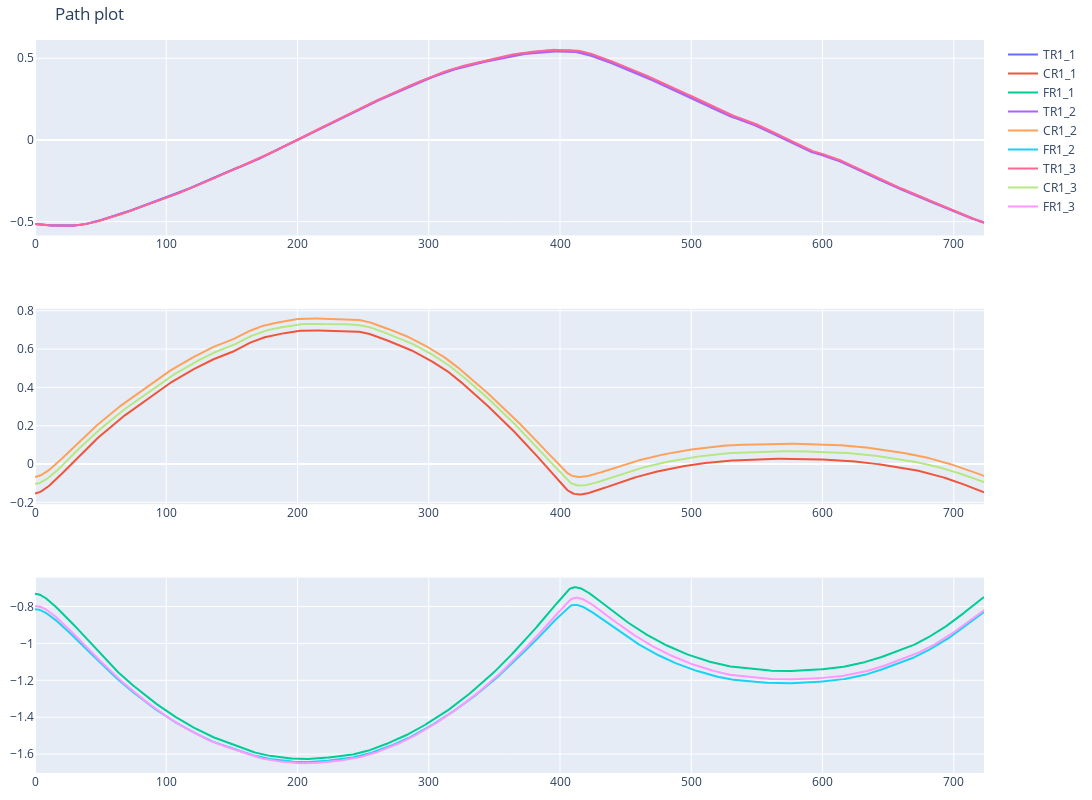

The notebook cell saved with this chart:
### Code cell
fig = go.Figure()
fig = make_subplots(rows=3, cols=1, shared_xaxes=False)
fig.update_layout(height=800, width=1100, title="Path plot")
fig.update_layout(margin=dict(l=10, r=10, t=40, b=10))  # Reduce margins

fig.add_trace(go.Scatter( y=leg_1_df_1['TR1'], mode='lines', name=f'TR1_1'), row=1, col=1)
fig.add_trace(go.Scatter( y=leg_1_df_1['CR1'], mode='lines', name=f'CR1_1'), row=2, col=1)
fig.add_trace(go.Scatter( y=leg_1_df_1['FR1'], mode='lines', name=f'FR1_1'), row=3, col=1)

fig.add_trace(go.Scatter( y=leg_1_df_2['TR1'], mode='lines', name=f'TR1_2'), row=1, col=1)
fig.add_trace(go.Scatter( y=leg_1_df_2['CR1'], mode='lines', name=f'CR1_2'), row=2, col=1)
fig.add_trace(go.Scatter( y=leg_1_df_2['FR1'], mode='lines', name=f'FR1_2'), row=3, col=1)

fig.add_trace(go.Scatter( y=leg_1_df_3['TR1'], mode='lines', name=f'TR1_3'), row=1, col=1)
fig.add_trace(go.Scatter( y=leg_1_df_3['CR1'], mode='lines', name=f'CR1_3'), row=2, col=1)
fig.add_trace(go.Scatter( y=leg_1_df_3['FR1'], mode='lines', name=f'FR1_3'), row=3, col=1)

### Figure 1 — Plotly figure (JSON) as saved in the notebook; plotly's stock layout.template omitted (floating-point values rounded to 4 significant figures; data arrays with more than 128 entries replaced by an {"elided": "..."} marker saying what was removed)
{"data": [{"mode": "lines", "name": "TR1_1", "type": "scatter", "xaxis": "x", "y": {"elided": "724 float values"}, "yaxis": "y"}, {"mode": "lines", "name": "CR1_1", "type": "scatter", "xaxis": "x2", "y": {"elided": "724 float values"}, "yaxis": "y2"}, {"mode": "lines", "name": "FR1_1", "type": "scatter", "xaxis": "x3", "y": {"elided": "724 float values"}, "yaxis": "y3"}, {"mode": "lines", "name": "TR1_2", "type": "scatter", "xaxis": "x", "y": {"elided": "724 float values"}, "yaxis": "y"}, {"mode": "lines", "name": "CR1_2", "type": "scatter", "xaxis": "x2", "y": {"elided": "724 float values"}, "yaxis": "y2"}, {"mode": "lines", "name": "FR1_2", "type": "scatter", "xaxis": "x3", "y": {"elided": "724 float values"}, "yaxis": "y3"}, {"mode": "lines", "name": "TR1_3", "type": "scatter", "xaxis": "x", "y": {"elided": "724 float values"}, "yaxis": "y"}, {"mode": "lines", "name": "CR1_3", "type": "scatter", "xaxis": "x2", "y": {"elided": "724 float values"}, "yaxis": "y2"}, {"mode": "lines", "name": "FR1_3", "type": "scatter", "xaxis": "x3", "y": {"elided": "724 float values"}, "yaxis": "y3"}], "layout": {"height": 800, "margin": {"b": 10, "l": 10, "r": 10, "t": 40}, "title": {"text": "Path plot"}, "width": 1100, "xaxis": {"anchor": "y", "domain": [0, 1]}, "xaxis2": {"anchor": "y2", "domain": [0, 1]}, "xaxis3": {"anchor": "y3", "domain": [0, 1]}, "yaxis": {"anchor": "x", "domain": [0.7333, 1]}, "yaxis2": {"anchor": "x2", "domain": [0.3667, 0.6333]}, "yaxis3": {"anchor": "x3", "domain": [0, 0.2667]}}}
